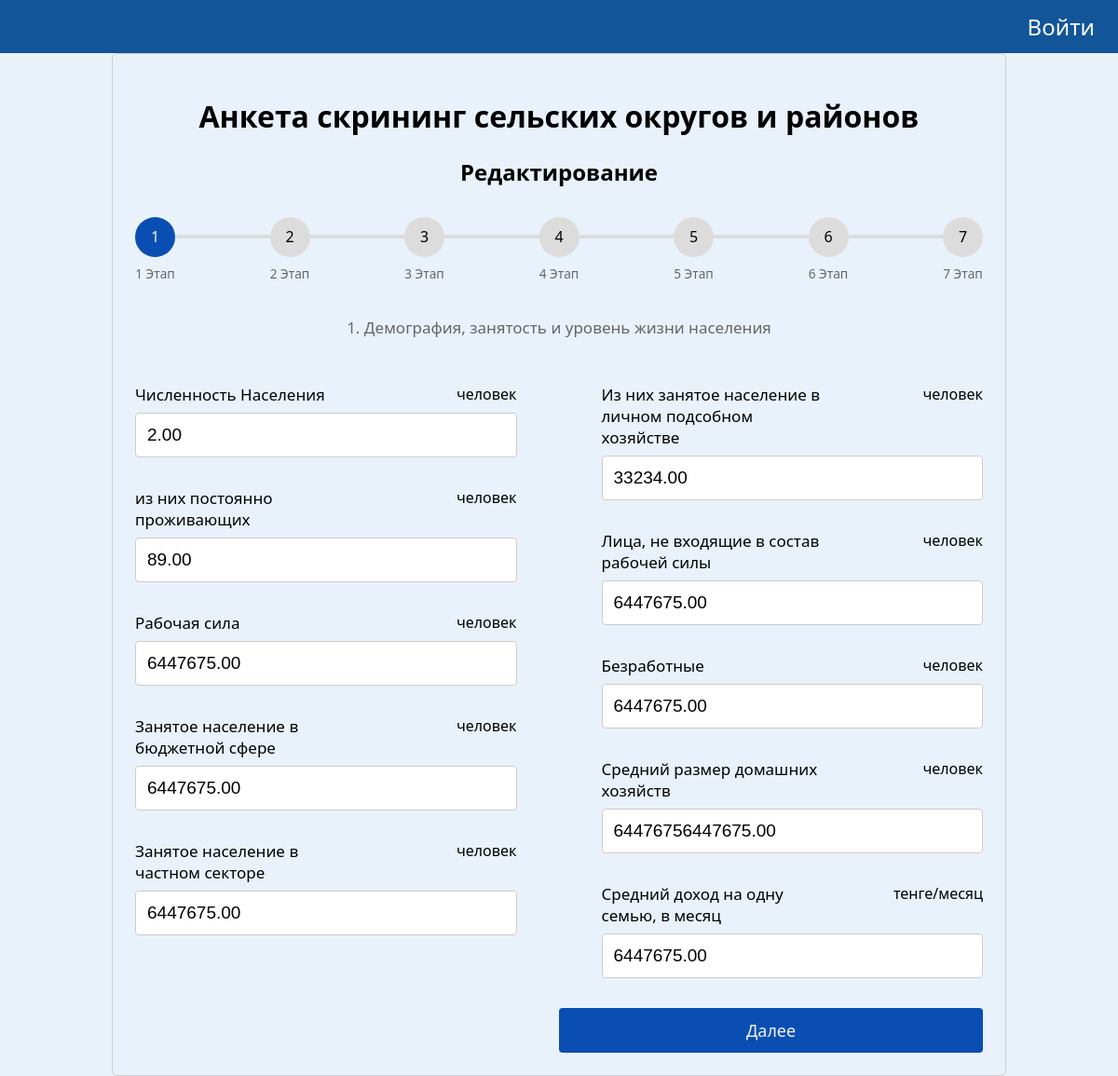
Screenshot of /account/1/edit with the database file from the repository.
### app/models.py (models this page shows)
class Form(db.Model):
   id = db.Column(db.Integer, primary_key = True)
   user_id = db.Column(db.Integer, db.ForeignKey('user.id'))
   user = relationship("User",backref="forms")
   form_year = db.Column(db.String(10))
   labour_population = db.Column(db.Numeric(30, 10))
   labour_constant_population = db.Column(db.Numeric(30, 10))
   labour_labour = db.Column(db.Numeric(30, 10))
   labour_government_workers = db.Column(db.Numeric(30, 10))
   labour_private_labour = db.Column(db.Numeric(30, 10))
   labour_private_ogorod = db.Column(db.Numeric(30, 10))
   labour_total_econ_inactive_population = db.Column(db.Numeric(30, 10))
   labour_unemployed = db.Column(db.Numeric(30, 10))
   labour_household_size = db.Column(db.Numeric(30, 10))
   labour_average_income_family = db.Column(db.Numeric(30, 10))
   house_total_dvor = db.Column(db.Numeric(30, 10))
   house_zaselen_dvor = db.Column(db.Numeric(30, 10))
   dh_count = db.Column(db.Numeric(30, 10))
   dx_number_ogorodov = db.Column(db.Numeric(30, 10))
   dx_cx_land = db.Column(db.Numeric(30, 10))
   dx_pashnya = db.Column(db.Numeric(30, 10))
   dx_mnogoletnie = db.Column(db.Numeric(30, 10))
   dx_zelej = db.Column(db.Numeric(30, 10))
   dx_pastbishe = db.Column(db.Numeric(30, 10))
   dx_senokosy = db.Column(db.Numeric(30, 10))
   dx_ogorody = db.Column(db.Numeric(30, 10))
   dx_sad = db.Column(db.Numeric(30, 10))
   dx_urojai = db.Column(db.Numeric(30, 10))
   dx_cucumber = db.Column(db.Numeric(30, 10))
   dx_tomato = db.Column(db.Numeric(30, 10))
   dx_potato = db.Column(db.Numeric(30, 10))
   dx_kapusta = db.Column(db.Numeric(30, 10))
   dx_carrot = db.Column(db.Numeric(30, 10))
   dx_svekla = db.Column(db.Numeric(30, 10))
   dx_sweet_peper = db.Column(db.Numeric(30, 10))
   dx_baklajan = db.Column(db.Numeric(30, 10))
   dx_kabachek = db.Column(db.Numeric(30, 10))
   dx_onion = db.Column(db.Numeric(30, 10))
   dx_chesnok = db.Column(db.Numeric(30, 10))
   dx_redis = db.Column(db.Numeric(30, 10))
   dx_korm = db.Column(db.Numeric(30, 10))
   dx_fruits = db.Column(db.Numeric(30, 10))
   kx_amount = db.Column(db.Numeric(30, 10))
   kz_cx_land = db.Column(db.Numeric(30, 10))
   kx_pansya = db.Column(db.Numeric(30, 10))
   kx_mnogoletnie = db.Column(db.Numeric(30, 10))
   kx_zelej = db.Column(db.Numeric(30, 10))
   kx_pastbishe = db.Column(db.Numeric(30, 10))
   kx_senokosy = db.Column(db.Numeric(30, 10))
   kx_urojai = db.Column(db.Numeric(30, 10))
   kx_zerno = db.Column(db.Numeric(30, 10))
   kx_rice = db.Column(db.Numeric(30, 10))
   kx_maslichnye = db.Column(db.Numeric(30, 10))
   kx_korm = db.Column(db.Numeric(30, 10))
   kx_mnogoletnie_derevo = db.Column(db.Numeric(30, 10))
   kz_cx_land_reserve = db.Column(db.Numeric(30, 10))
   kx_pansya_reserve = db.Column(db.Numeric(30, 10))
   kx_mnogoletnie_reserve = db.Column(db.Numeric(30, 10))
   kx_zelej_reserve = db.Column(db.Numeric(30, 10))
   kx_pastbishe_reserve = db.Column(db.Numeric(30, 10))
   kx_senokosy_reserve = db.Column(db.Numeric(30, 10))
   infrastructure_polivochnaya_sistema_ = db.Column(db.Numeric(30, 10))
   infrastructure_polivochnaya_sistema_isused = db.Column(db.Numeric(30, 10))
   infrastructure_polivy = db.Column(db.Numeric(30, 10))
   infrastructure_mtm = db.Column(db.Numeric(30, 10))
   infrastructure_mtm_isused = db.Column(db.Numeric(30, 10))
   infrastructure_slad = db.Column(db.Numeric(30, 10))
   infrastructure_slad_isused = db.Column(db.Numeric(30, 10))
   infrastructure_garage = db.Column(db.Numeric(30, 10))
   infrastructure_garage_isused = db.Column(db.Numeric(30, 10))
   infrastructure_cycsterny = db.Column(db.Numeric(30, 10))
   infrastructure_cycsterny_isused = db.Column(db.Numeric(30, 10))
   infrastructure_transformator = db.Column(db.Numeric(30, 10))
   infrastructure_transformator_isused = db.Column(db.Numeric(30, 10))
   specialization_rastenivodstvo = db.Column(db.Numeric(30, 10))
   animal_dvor = db.Column(db.Numeric(30, 10))
   animal_skot_bird = db.Column(db.Numeric(30, 10))
   animal_cx_land = db.Column(db.Numeric(30, 10))
   animal_pashnya = db.Column(db.Numeric(30, 10))
   animal_mnogolet = db.Column(db.Numeric(30, 10))
   animal_zalej = db.Column(db.Numeric(30, 10))
   animal_pastbisha = db.Column(db.Numeric(30, 10))
   animal_senokos = db.Column(db.Numeric(30, 10))
   animal_ogorod = db.Column(db.Numeric(30, 10))
   animal_sad = db.Column(db.Numeric(30, 10))
   animal_krs_milk = db.Column(db.Numeric(30, 10))
   animal_krs_meat = db.Column(db.Numeric(30, 10))
   animal_sheep = db.Column(db.Numeric(30, 10))
   animal_kozel = db.Column(db.Numeric(30, 10))
   animal_horse = db.Column(db.Numeric(30, 10))
   animal_camel = db.Column(db.Numeric(30, 10))
   animal_pig = db.Column(db.Numeric(30, 10))
   animal_chicken = db.Column(db.Numeric(30, 10))
   animal_gusi = db.Column(db.Numeric(30, 10))
   animal_duck = db.Column(db.Numeric(30, 10))
   animal_induk = db.Column(db.Numeric(30, 10))
   animal_mik_total = db.Column(db.Numeric(30, 10))
   animal_milk_cow = db.Column(db.Numeric(30, 10))
   animal_milkrate_cow = db.Column(db.Numeric(30, 10))
   animal_mil_kozel = db.Column(db.Numeric(30, 10))
   animal_milrate_kozel = db.Column(db.Numeric(30, 10))
   animal_milk_horse = db.Column(db.Numeric(30, 10))
   animal_milkrate_horse = db.Column(db.Numeric(30, 10))
   animal_milk_camel = db.Column(db.Numeric(30, 10))
   animal_milkrate_camel = db.Column(db.Numeric(30, 10))
   animal_meat_total = db.Column(db.Numeric(30, 10))
   animal_meat_cow = db.Column(db.Numeric(30, 10))
   animal_meat_sheep = db.Column(db.Numeric(30, 10))
   animal_meat_horse = db.Column(db.Numeric(30, 10))
   animal_meat_pig = db.Column(db.Numeric(30, 10))
   animal_meat_camel = db.Column(db.Numeric(30, 10))
   animal_meat_chicken = db.Column(db.Numeric(30, 10))
   animal_meat_duck = db.Column(db.Numeric(30, 10))
   animal_meat_gusi = db.Column(db.Numeric(30, 10))
   animal_egg_total = db.Column(db.Numeric(30, 10))
   animal_egg_chicken = db.Column(db.Numeric(30, 10))
   animal_egg_gusi = db.Column(db.Numeric(30, 10))
   animal_egg_perepel = db.Column(db.Numeric(30, 10))
   animal_transformator = db.Column(db.Numeric(30, 10))
   animal_transformator_isused = db.Column(db.Numeric(30, 10))
   specialization_animal = db.Column(db.Numeric(30, 10))
   noncx_sto = db.Column(db.Numeric(30, 10))
   noncx_sto_needs = db.Column(db.Numeric(30, 10))
   noncx_kindergarden = db.Column(db.Numeric(30, 10))
   noncx_kindergarden_needs = db.Column(db.Numeric(30, 10))
   noncx_souvenier = db.Column(db.Numeric(30, 10))
   noncx_souvenier_needs = db.Column(db.Numeric(30, 10))
   noncx_pc_service = db.Column(db.Numeric(30, 10))
   noncx_pc_service_needs = db.Column(db.Numeric(30, 10))
   noncx_store = db.Column(db.Numeric(30, 10))
   noncx_store_needs = db.Column(db.Numeric(30, 10))
   noncx_remont_bytovoi_tech = db.Column(db.Numeric(30, 10))
   noncx_remont_bytovoi_tech_needs = db.Column(db.Numeric(30, 10))
   noncx_metal = db.Column(db.Numeric(30, 10))
   noncx_metal_needs = db.Column(db.Numeric(30, 10))
   noncx_accounting = db.Column(db.Numeric(30, 10))
   noncx_accounting_needs = db.Column(db.Numeric(30, 10))
   noncx_photo = db.Column(db.Numeric(30, 10))
   noncx_photo_needs = db.Column(db.Numeric(30, 10))
   noncx_turism = db.Column(db.Numeric(30, 10))
   noncx_turism_needs = db.Column(db.Numeric(30, 10))
   noncx_rent = db.Column(db.Numeric(30, 10))
   noncx_rent_needs = db.Column(db.Numeric(30, 10))
   noncx_cargo = db.Column(db.Numeric(30, 10))
   noncx_cargo_needs = db.Column(db.Numeric(30, 10))
   noncx_massage = db.Column(db.Numeric(30, 10))
   noncx_massage_needs = db.Column(db.Numeric(30, 10))
   noncx_foodcourt = db.Column(db.Numeric(30, 10))
   noncx_foodcourt_needs = db.Column(db.Numeric(30, 10))
   noncx_cleaning = db.Column(db.Numeric(30, 10))
   noncx_cleaning_needs = db.Column(db.Numeric(30, 10))
   noncx_beuty = db.Column(db.Numeric(30, 10))
   noncx_beuty_needs = db.Column(db.Numeric(30, 10))
   noncx_carwash = db.Column(db.Numeric(30, 10))
   noncx_carwash_needs = db.Column(db.Numeric(30, 10))
   noncx_atelie = db.Column(db.Numeric(30, 10))
   noncx_atelie_needs = db.Column(db.Numeric(30, 10))
   noncx_others = db.Column(db.Numeric(30, 10))
   noncx_others_needs = db.Column(db.Numeric(30, 10))
   noncx_stroika = db.Column(db.Numeric(30, 10))
   noncx_stroika_needs = db.Column(db.Numeric(30, 10))
   noncx_mebel = db.Column(db.Numeric(30, 10))
   noncx_mebel_needs = db.Column(db.Numeric(30, 10))
   noncx_stroi_material = db.Column(db.Numeric(30, 10))
   noncx_stroi_material_needs = db.Column(db.Numeric(30, 10))
   noncx_svarka = db.Column(db.Numeric(30, 10))
   noncx_svarka_needs = db.Column(db.Numeric(30, 10))
   noncx_woodworking = db.Column(db.Numeric(30, 10))
   noncx_woodworking_needs = db.Column(db.Numeric(30, 10))
   noncx_others_uslugi = db.Column(db.Numeric(30, 10))
   noncx_others_needs_uslugi = db.Column(db.Numeric(30, 10))
   manufacture_milk = db.Column(db.Numeric(30, 10))
   manufacture_milk_needs = db.Column(db.Numeric(30, 10))
   manufacture_meat = db.Column(db.Numeric(30, 10))
   manufacture_meat_needs = db.Column(db.Numeric(30, 10))
   manufacture_vegetables = db.Column(db.Numeric(30, 10))  # Corrected typo
   manufacture_vegetables_needs = db.Column(db.Numeric(30, 10))  # Corrected typo
   manufacture_mayo = db.Column(db.Numeric(30, 10))
   manufacture_mayo_needs = db.Column(db.Numeric(30, 10))
   manufacture_fish = db.Column(db.Numeric(30, 10))
   manufacture_fish_needs = db.Column(db.Numeric(30, 10))
   manufacture_choco = db.Column(db.Numeric(30, 10))
   manufacture_choco_needs = db.Column(db.Numeric(30, 10))
   manufacture_beer = db.Column(db.Numeric(30, 10))
   manufacture_beer_needs = db.Column(db.Numeric(30, 10))
   manufacture_vodka = db.Column(db.Numeric(30, 10))
   manufacture_vodka_needs = db.Column(db.Numeric(30, 10))
   manufacture_honey = db.Column(db.Numeric(30, 10))
   manufacture_honey_needs = db.Column(db.Numeric(30, 10))
   manufacture_polufabricat = db.Column(db.Numeric(30, 10))
   manufacture_polufabricat_needs = db.Column(db.Numeric(30, 10))
   manufacture_bread = db.Column(db.Numeric(30, 10))
   manufacture_bread_needs = db.Column(db.Numeric(30, 10))
   manufacture_others = db.Column(db.Numeric(30, 10))
   manufacture_others_needs = db.Column(db.Numeric(30, 10))
   credit_amount = db.Column(db.Numeric(30, 10))
   credit_total = db.Column(db.Numeric(30, 10))
   credit_average_total = db.Column(db.Numeric(30, 10))
   credit_zalog = db.Column(db.Numeric(30, 10))
   modified_date = db.Column(db.DateTime(timezone=True), default=datetime.now(timezone(timedelta(hours=6))), onupdate=datetime.now(timezone(timedelta(hours=6))))
   creation_date = db.Column(db.DateTime(timezone=True), default=datetime.now(timezone(timedelta(hours=6))))

### app/routes.py (the view, shortened to what this page needs)
@app.route('/account/<int:id>/edit', methods=['POST', 'GET'])
def edit_form(id):
    formdata = Form.query.filter_by(id=id).first()
    form = FormDataForm(obj=formdata)
    if request.method == 'GET':
        return render_template('edit_form.html', form=form, user=current_user, measurement_units=measurement_units, formdata=formdata)

### app/templates/edit_form.html (shortened to what this page needs)
{% extends "base.html" %} {% block title %}Форма отчетности МСХ{% endblock %}
{% block content %}
<link rel="stylesheet" href="{{ url_for('static', filename='ms_form.css') }}" />
<body>
  <form action="#" class="form" method="POST">
    <h1 class="text-center">Анкета скрининг сельских округов и районов</h1>
    <h2 class="text-center">Редактирование</h2>
    <div class="progressbar">
      <div class="progress-step progress-step-active" data-title="1 Этап"></div>
      <div class="progress-step" data-title="2 Этап"></div>
      <div class="progress-step" data-title="3 Этап"></div>
      <div class="progress-step" data-title="4 Этап"></div>
      <div class="progress-step" data-title="5 Этап"></div>
      <div class="progress-step" data-title="6 Этап"></div>
      <div class="progress-step" data-title="7 Этап"></div>
    </div>
    <div class="form-step form-step-active">
      <p class="step-title">1. Демография, занятость и уровень жизни населения</p>
      <div class="input-columns">
        <div class="subform">
          <div class="input-group">
            <div class="label">
              {{ form.labour_population.label }}
              {{ measurement_units['human'] }}
            </div>
            {{ form.labour_population }}
          </div>
          <div class="input-group">
            <div class="label">
              {{ form.labour_constant_population.label }}
              {{ measurement_units['human'] }}
            </div>
            {{ form.labour_constant_population }}
          </div>
          <div class="input-group">
            <div class="label">
              {{ form.labour_labour.label }}
              {{ measurement_units['human'] }}
            </div>
            {{ form.labour_labour }}
          </div>
          <div class="input-group">
            <div class="label">
              {{ form.labour_government_workers.label }}
              {{ measurement_units['human'] }}
            </div>
            {{ form.labour_government_workers }}
          </div>
          <div class="input-group">
            <div class="label">
              {{ form.labour_private_labour.label }}
              {{ measurement_units['human'] }}
            </div>
            {{ form.labour_private_labour }}
          </div>
        </div>
        <div class="subform">
          <div class="input-group">
            <div class="label">
              {{ form.labour_private_ogorod.label }}
              {{ measurement_units['human'] }}
            </div>
            {{ form.labour_private_ogorod }}
          </div>
          <div class="input-group">
            <div class="label">
              {{ form.labour_total_econ_inactive_population.label }}
              {{ measurement_units['human'] }}
            </div>
            {{ form.labour_total_econ_inactive_population }}
          </div>
          <div class="input-group">
            <div class="label">
              {{ form.labour_unemployed.label }}
              {{ measurement_units['human'] }}
            </div>
            {{ form.labour_unemployed }}
          </div>
          <div class="input-group">
            <div class="label">
              {{ form.labour_household_size.label }}
              {{ measurement_units['human'] }}
            </div>
            {{ form.labour_household_size }}
          </div>
          <div class="input-group">
            <div class="label">
              {{ form.labour_average_income_family.label }}
              {{ measurement_units['tg/m'] }}
            </div>
            {{ form.labour_average_income_family }}
          </div>
        </div>
      </div>
      <div class="">
        <a href="#" class="btn btn-next width-50 ml-auto">Далее</a>
      </div>
    </div>
  </form>
</body>
{% endblock %}

### app/templates/base.html (shortened to what this page needs)
<!DOCTYPE html>
<html lang="ru">
  <head>
    <link rel="stylesheet" href="{{ url_for('static', filename='base.css') }}">
  </head>
  <div class="content">
    <nav class="head">
         <div>
          {% if user.is_authenticated %}
          <a class="nav_link" id="portfolio" href="{{ url_for('account') }}">Профиль</a>
          <a class="nav_link" id="portfolio" href="{{ url_for('form') }}">Заполнить форму</a>
          <a class="nav_link" id="logout" href="{{ url_for('logout') }}">Выйти</a>
          {% else %}
           <a class="nav_link" id="login" href="{{ url_for('login') }}">Войти</a>
          {% endif %}
         </div>
    </nav>
    <div class="container">{% block content %} {% endblock %}</div>
  </div>
</html>

### rows the page displays
Form: labour_population "2.00", labour_constant_population "89.00", labour_labour "6447675.00", labour_government_workers "6447675.00", labour_private_labour "6447675.00", labour_private_ogorod "33234.00", labour_total_econ_inactive_population "6447675.00", labour_unemployed "6447675.00", labour_household_size "64476756447675.00", labour_average_income_family "6447675.00"

### other values shown
{{ measurement_units['human'] }} "человек"
{{ measurement_units['tg/m'] }} "тенге/месяц"
